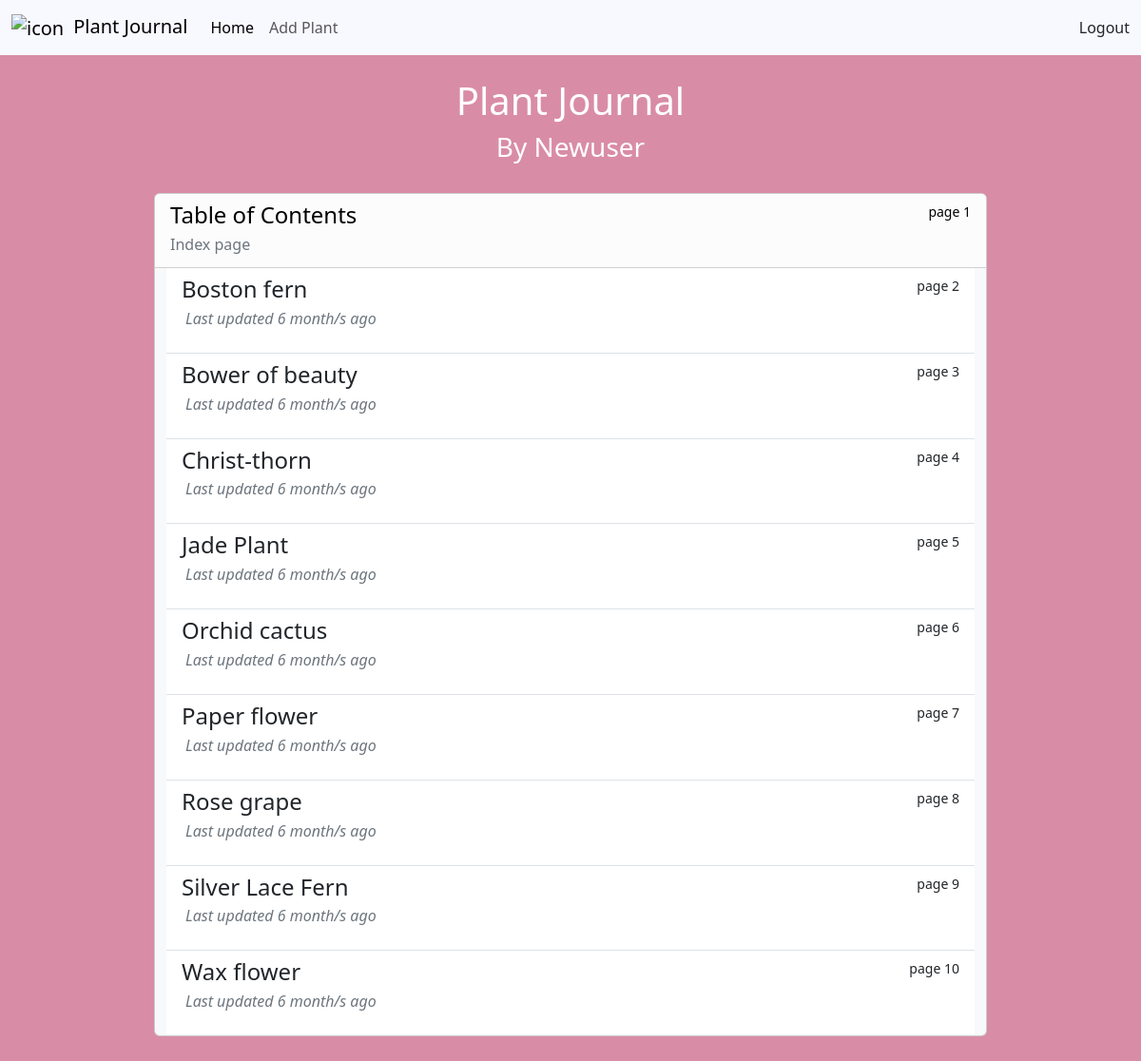
Page / (signed in) on the committed database.
### tables this page shows
CREATE TABLE users (
    id INTEGER PRIMARY KEY AUTOINCREMENT NOT NULL,
    username TEXT NOT NULL UNIQUE,
    hash TEXT NOT NULL
);

CREATE TABLE intake_details (
    id INTEGER PRIMARY KEY AUTOINCREMENT NOT NULL,
    plant_id TEXT NOT NULL,
    owner_id TEXT NOT NULL,
    alias TEXT,
    date_acquired TEXT NOT NULL,
    acquire_method TEXT,
    acquire_from TEXT,
    notes TEXT,
    UNIQUE(owner_id, alias),
    FOREIGN KEY(owner_id) REFERENCES users(id),
    FOREIGN KEY(plant_id) REFERENCES plants(id)
);

### app.py (the view)
@app.route("/")
def index():
    user_id = session.get("user_id")
    if not user_id:
        return render_template(
            "index.html", inventory=None, latest_updates=None, username=None
        )
    username = db.execute("SELECT username FROM users WHERE id=?;", user_id)[0][
        "username"
    ]
    user_plant_inventory = db.execute(
        "SELECT * FROM intake_details WHERE owner_id=?;", user_id
    )
    latest_updates = {}
    if not user_plant_inventory:
        inventory = None
        latest_dates = None
    else:
        inventory = user_plant_inventory
        for plant in user_plant_inventory:
            plant_alias = plant["alias"]
            latest_update = db.execute(
                "SELECT entry_date FROM event_history WHERE owner_id=? AND plant_alias= ? ORDER BY entry_date DESC LIMIT 1;",
                user_id,
                plant_alias,
            )[0]["entry_date"]
            latest_update = datetime.strptime(latest_update, "%Y-%m-%d %H:%M:%S")
            now_datetime = datetime.today()
            time_delta = now_datetime - latest_update
            if time_delta.microseconds < 0:
                raise ValueError ("Timestamp later than current datetime.")
            if time_delta < timedelta(days=1):
                latest_updates[plant_alias] = "Last updated today"
            elif timedelta(days=30) > time_delta > timedelta(days=1):
                latest_updates[plant_alias] = f"Last updated {time_delta.days} days ago"
            elif timedelta(days=365) >= time_delta >= timedelta(days=30):
                latest_updates[
                    plant_alias
                ] = f"Last updated {time_delta.days // 30} month/s ago"
            else:
                latest_updates[
                    plant_alias
                ] = f"Last updated {time_delta.days // 365} year/s ago"
    return render_template(
        "index.html",
        inventory=inventory,
        latest_updates=latest_updates,
        username=username,
    )

### templates/index.html (shortened to what this page needs)
{% extends "layout.html" %}
{% block main %}
    {% if 'user_id' not in session %}
        <h1>Register or log in to see your plant journal!</h1>
    {% elif inventory is none %}
        <h1>Journal is empty!</h1>
        <h3>Add plants to start journaling!</h3>
    {% else %}
    <div class="row">
        <h1>Plant Journal</h1>
    </div>
    <div class="row">
        <h3>By {{ username|capitalize }}</h3>
    </div>
    <br>
    <div class="row d-flex flex-grow-1" style="min-height: 0px;">
        <div class="container-lg d-flex flex-column flex-grow-1" id="contentsPage" style="max-width: 900px; max-height: 100%; min-height: 0px;">
            <div class="card text-bg-light d-flex flex-column" style="max-height: 100%; min-height: 0px;">
                <div class="card-header bg-light-subtle">
                    <div class="d-flex w-100 justify-content-between">
                        <h4 class="mb-1">Table of Contents</h4>
                        <small>page 1</small>
                    </div>
                    <p class="text-secondary mb-1" style="text-align: left;">Index page</p>
                </div>
                <div class="d-flex flex-column container overflow-y-auto w-100" style="max-height: 100%; min-height: 0px;">
                    <div class="list-group list-group-flush">
                        {% for plant in inventory %}
                            <a href="{{ url_for('plant_page', plant_alias=plant['alias'])}}" class="list-group-item list-group-item-action" aria-current="true">
                                <div class="d-flex w-100 justify-content-between mb-1">
                                    <h4 class="mb-0 ">{{ plant['alias'] }}</h4>
                                    <small>page {{ loop.index0 + 2 }}</small>
                                </div>
                                <p class="mx-1 text-secondary" style="text-align: left;"><i> {{ latest_updates[ plant['alias']] }} </i></p>
                            </a>
                        {% endfor %}
                    </div>
                </div>
            </div>
        </div>
    </div>
    {% endif %}
{% endblock %}

### static/styles.css (style rules this page uses)
body { background-image: url('/static/cactus.jpg'); background-repeat: no-repeat; background-attachment: fixed; background-size: cover; background-color: #d98ca6; color: white; }

### rows in the picture
users: username "Newuser"
intake_details: alias "Boston fern", alias "Last updated 6 month/s ago"
intake_details: alias "Bower of beauty", alias "Last updated 6 month/s ago"
intake_details: alias "Christ-thorn", alias "Last updated 6 month/s ago"
intake_details: alias "Jade Plant", alias "Last updated 6 month/s ago"
intake_details: alias "Orchid cactus", alias "Last updated 6 month/s ago"
intake_details: alias "Paper flower", alias "Last updated 6 month/s ago"
intake_details: alias "Rose grape", alias "Last updated 6 month/s ago"
intake_details: alias "Silver Lace Fern", alias "Last updated 6 month/s ago"
intake_details: alias "Wax flower", alias "Last updated 6 month/s ago"
